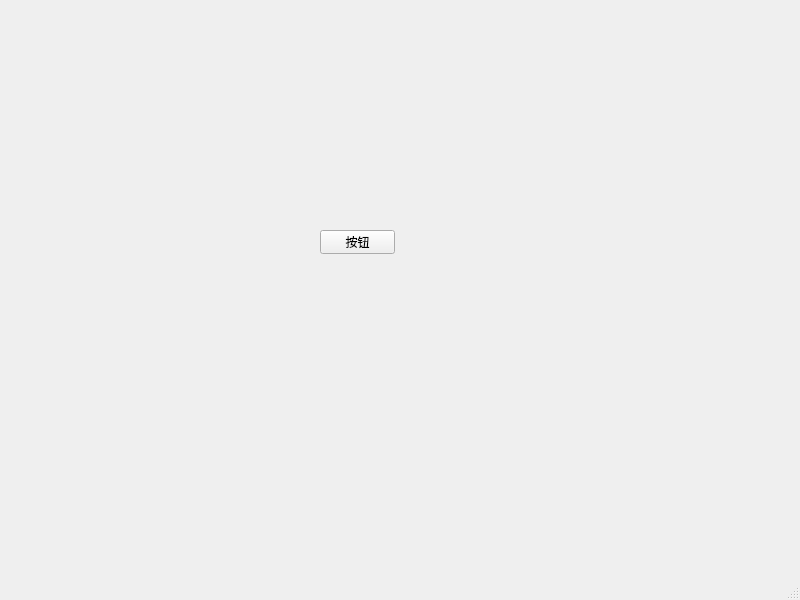
<?xml version="1.0" encoding="UTF-8"?>
<ui version="4.0">
 <class>MainWindow</class>
 <widget class="QMainWindow" name="MainWindow">
  <property name="geometry">
   <rect>
    <x>0</x>
    <y>0</y>
    <width>800</width>
    <height>600</height>
   </rect>
  </property>
  <property name="windowTitle">
   <string>MainWindow</string>
  </property>
  <widget class="QWidget" name="centralwidget">
   <widget class="QPushButton" name="pushButton">
    <property name="geometry">
     <rect>
      <x>320</x>
      <y>230</y>
      <width>75</width>
      <height>24</height>
     </rect>
    </property>
    <property name="text">
     <string>按钮</string>
    </property>
   </widget>
  </widget>
  <widget class="QMenuBar" name="menubar">
   <property name="geometry">
    <rect>
     <x>0</x>
     <y>0</y>
     <width>800</width>
     <height>23</height>
    </rect>
   </property>
  </widget>
  <widget class="QStatusBar" name="statusbar"/>
 </widget>
 <resources/>
 <connections/>
</ui>
